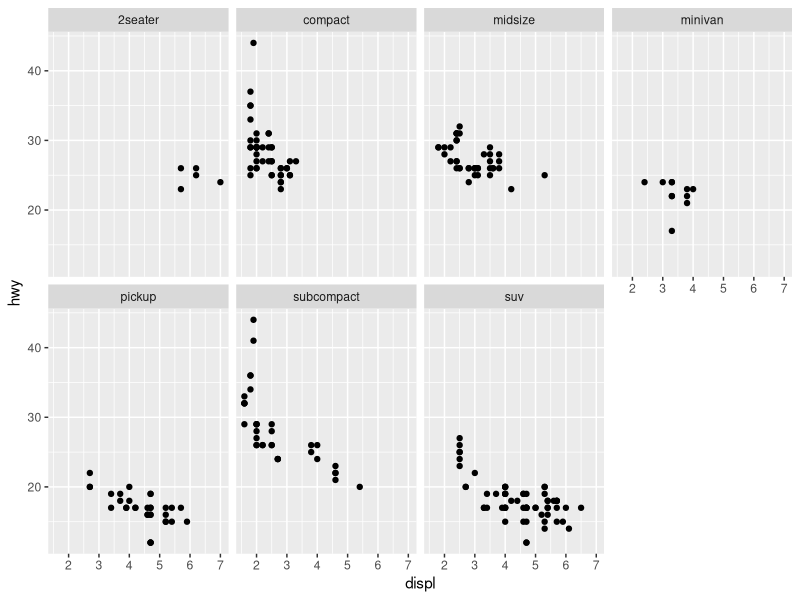
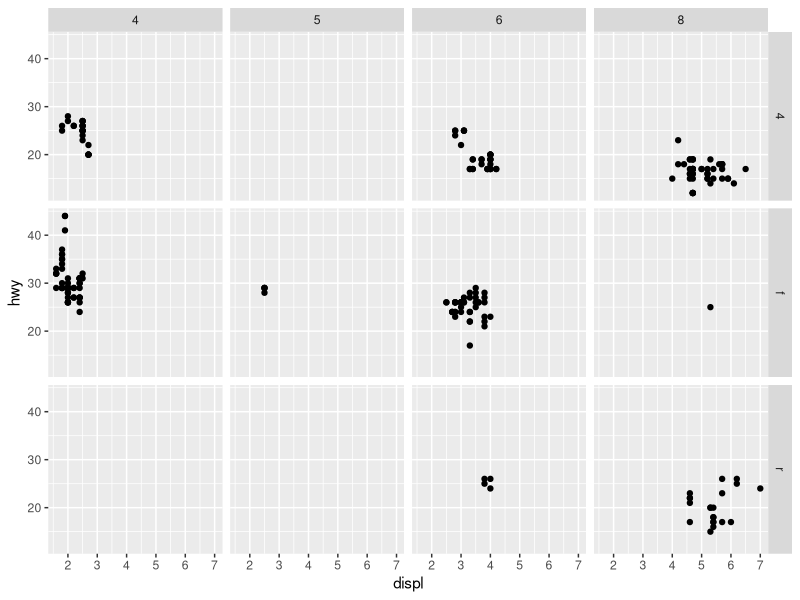
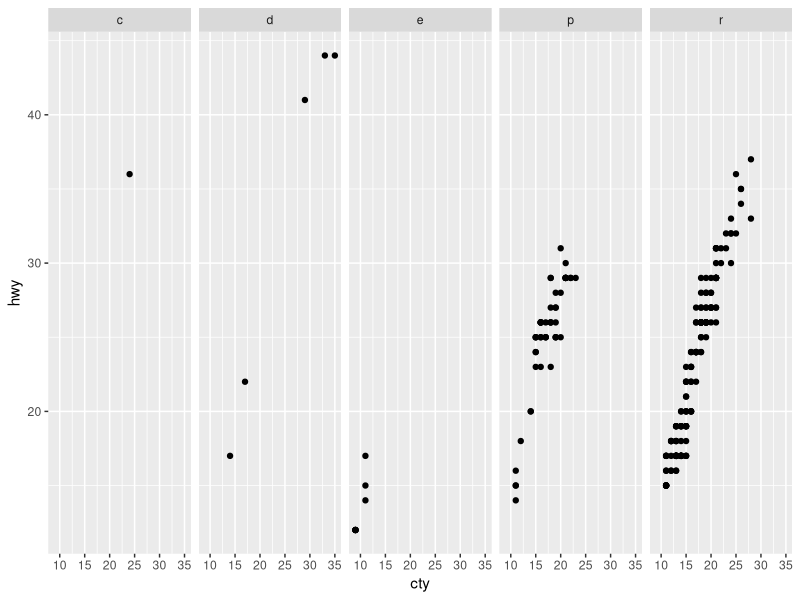
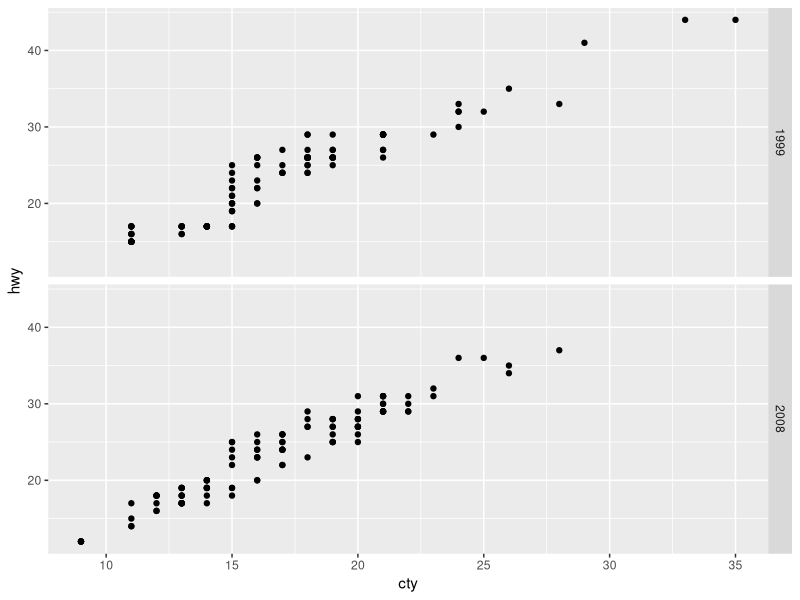
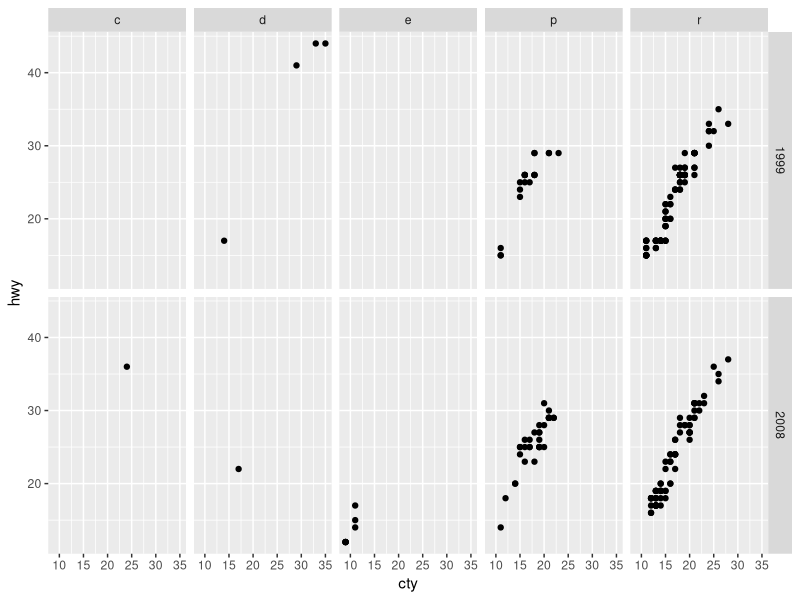
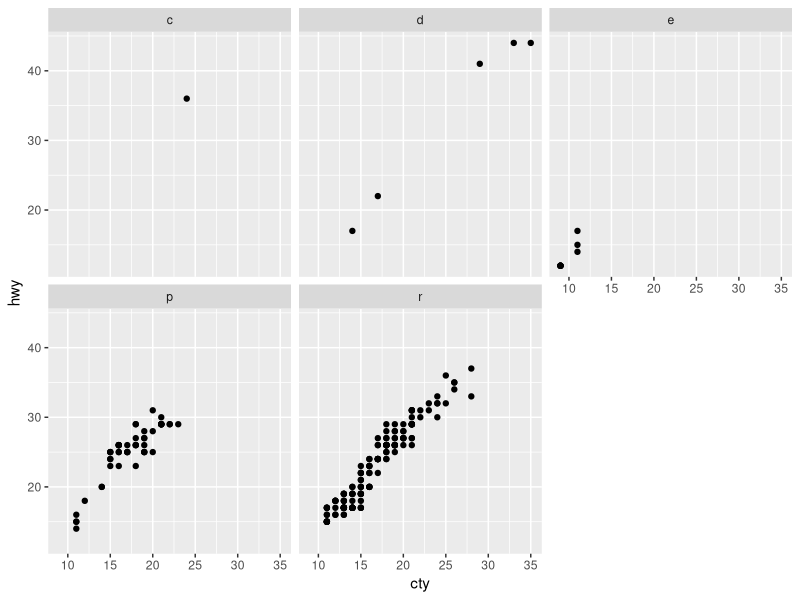
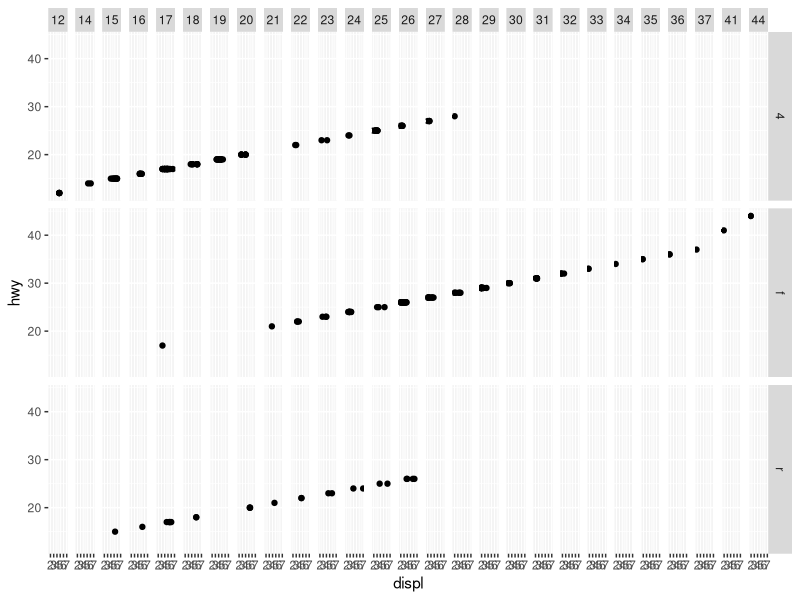
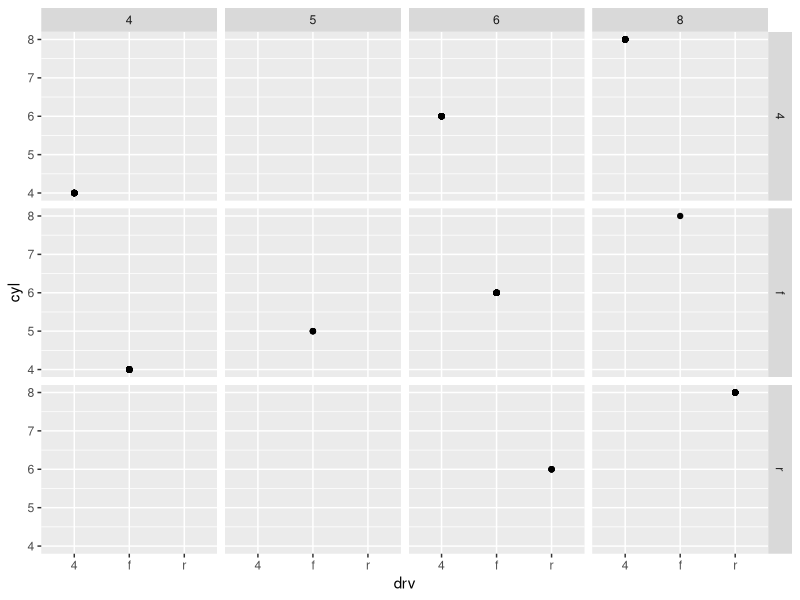

The R source for these figures, in order:
## ---- chunk 1
library(tidyverse)

knitr::opts_chunk$set(fig.height = 3, fig.width = 6)

Sys.setlocale(locale = "Lithuanian")
## ---- chunk 2
ggplot(data = mpg) + 
  geom_point(mapping = aes(x = displ, y = hwy)) + 
  facet_wrap(~ class, nrow = 2)
## ---- chunk 3
ggplot(data = mpg) + 
  geom_point(mapping = aes(x = displ, y = hwy)) + 
  facet_grid(drv ~ cyl)
## ---- chunk 4
t <- ggplot(mpg, aes(cty, hwy)) +
     geom_point()
## ---- chunk 5
t + facet_grid(. ~ fl)
## ---- chunk 6
t + facet_grid(year ~ .)
## ---- chunk 7
t + facet_grid(year ~ fl)
## ---- chunk 8
t + facet_wrap(~ fl)
## ---- chunk 9
str(mpg)
ggplot(data = mpg) + 
  geom_point(mapping = aes(x = displ, y = hwy)) + 
  facet_grid(drv ~ hwy)
## ---- chunk 10
ggplot(data = mpg) + 
     geom_point(mapping = aes(x = drv, y = cyl)) + facet_grid(drv ~ cyl)
## ---- chunk 11
ggplot(data = mpg) + 
    geom_point(mapping = aes(x = displ, y = hwy)) + 
    facet_grid(drv ~ .) 

## ---- chunk 12
ggplot(data = mpg) + 
   geom_point(mapping = aes(x = displ, y = hwy)) + 
   facet_grid(. ~ cyl) 
## ---- chunk 13
ggplot(data = mpg) + 
    geom_point(mapping = aes(x = displ, y = hwy)) + 
    facet_wrap(~ class, nrow = 2) 
## ---- chunk 14
ggplot(data = mpg) + 
    geom_point(mapping = aes(x = displ, y = hwy, color =  )) + 
    facet_wrap(~ class, nrow = 2) 
